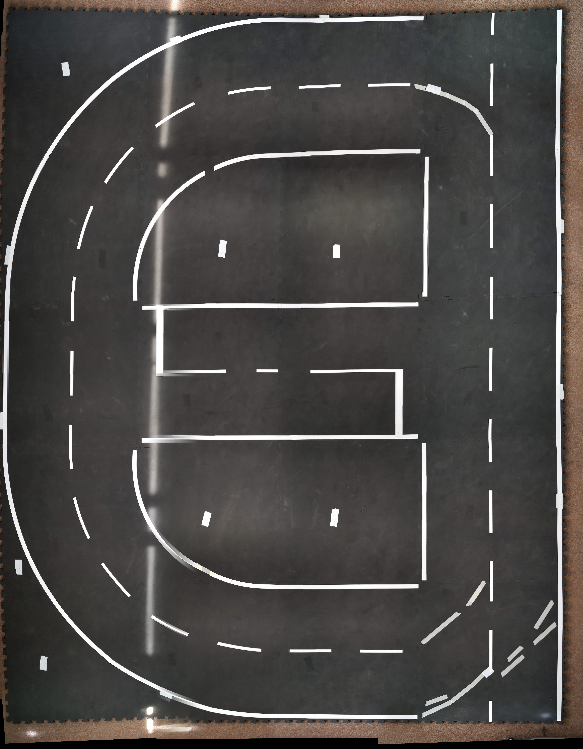
#> input picture data/scaledMap.png, 583 x 749 px, found by its file name
$ jupyter execute --allow-errors dynamic_track_detection.ipynb   (Python 2 division)   (older library calls are emulated)
#> lines starting #> are read from the running program, lines starting #| are printed output that depends on the picture; after the words box and inside, x2 and y2 are one past the last pixel; in counts of white or black regions, pixels touching at a corner belong together
[cell 1]
import cv2
import numpy as np

[cell 2]
parkourX0 = 0
parkourX1 = 0

parkourY0 = 0
parkourY1 = 0

[cell 3]
img = cv2.imread('/home/mohamed/star.jpg',0)
ret,thresh = cv2.threshold(img,127,255,0)
contours,hierarchy, rest = cv2.findContours(thresh, 1, 2)
#> contours = None; rest = None
#> (the rest of this cell did not finish here and is left out)

#> (a cell that did not finish here is left out)

[cell 5]
im = cv2.imread('/home/mohamed/star.jpg')
#> (the rest of this cell did not finish here and is left out)

[cell 6]
from __future__ import print_function
import cv2 as cv
import numpy as np
import argparse
import random as rng
rng.seed(12345)

input_src = "/home/mohamed/Downloads/scaledMap.png"
def thresh_callback(val):
    threshold = val

    canny_output = cv.Canny(src_gray, threshold, threshold * 2)
    print(canny_output)

    _, contours, _ = cv.findContours(canny_output, cv.RETR_TREE, cv.CHAIN_APPROX_SIMPLE)


    contours_poly = [None]*len(contours)
    boundRect = [None]*len(contours)
    centers = [None]*len(contours)
    radius = [None]*len(contours)
    for i, c in enumerate(contours):
        contours_poly[i] = cv.approxPolyDP(c, 3, True)
        boundRect[i] = cv.boundingRect(contours_poly[i])
        centers[i], radius[i] = cv.minEnclosingCircle(contours_poly[i])


    drawing = np.zeros((canny_output.shape[0], canny_output.shape[1], 3), dtype=np.uint8)


    for i in range(len(contours)):
        color = (rng.randint(0,256), rng.randint(0,256), rng.randint(0,256))
        cv.drawContours(drawing, contours_poly, i, color)
        cv.rectangle(drawing, (int(boundRect[i][0]), int(boundRect[i][1])), \
          (int(boundRect[i][0]+boundRect[i][2]), int(boundRect[i][1]+boundRect[i][3])), color, 2)
        cv.circle(drawing, (int(centers[i][0]), int(centers[i][1])), int(radius[i]), color, 2)


    cv.imshow('Contours', drawing)

src = cv.imread(input_src)
#> src is the input picture: shape (749, 583, 3); mean B, G, R 70.1, 72.2, 75.1
if src is None:
    print('Could not open or find the image:', input_src)
    exit(0)
# Convert image to gray and blur it
src_gray = cv.cvtColor(src, cv.COLOR_BGR2GRAY)
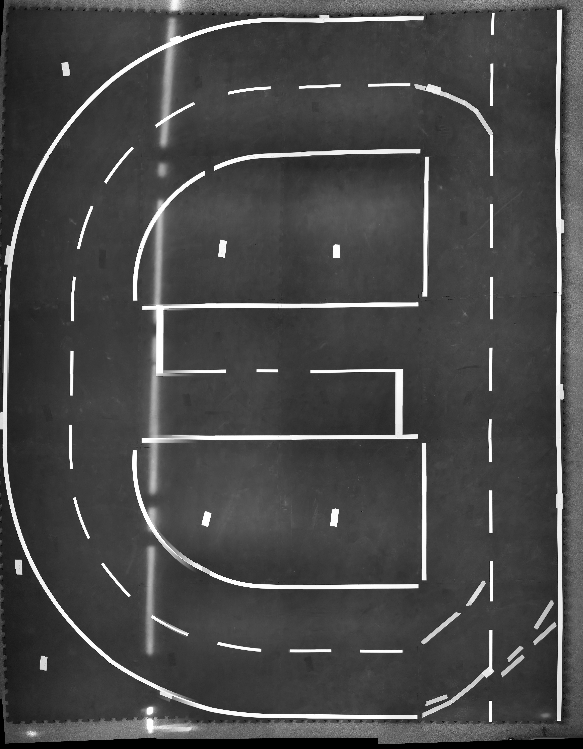
#> src_gray: shape (749, 583); min 0, max 255, mean 72.8
src_gray = cv.blur(src_gray, (3,3))
source_window = 'Source'
cv.namedWindow(source_window)
cv.imshow(source_window, src)
max_thresh = 255
thresh = 50 # initial threshold
cv.createTrackbar('Canny thresh:', source_window, thresh, max_thresh, thresh_callback)
thresh_callback(thresh)
#> in thresh_callback, `canny_output = cv.Canny(src_gray, threshold, threshold * 2)`:
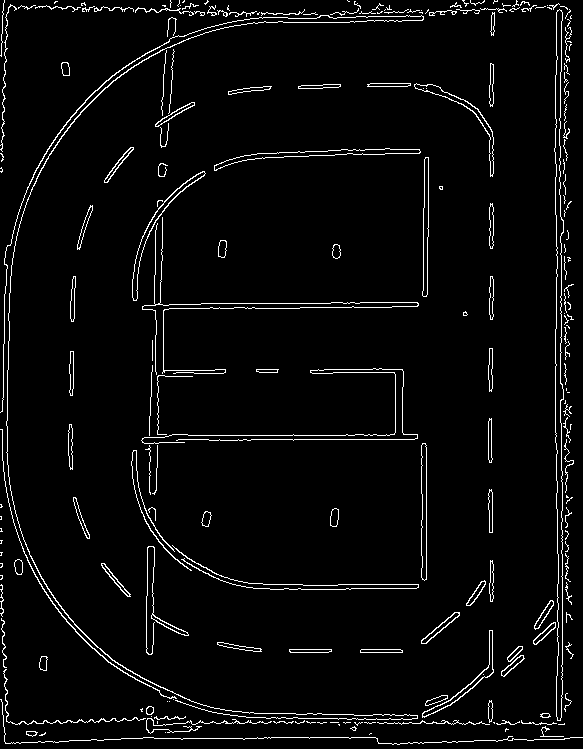
#> canny_output: shape (749, 583); 3.9% white in thin lines or dots
#> (printed output is left out)
#> in thresh_callback, `_, contours, _ = cv.findContours(canny_output, cv.RETR_TREE, cv.CHAIN_..`: contours = 278 contours, 170 with area under 20; largest, box (x1, y1, x2, y2) and area: (554, 9, 564, 721) 3498, (554, 9, 564, 721) 3488, (214, 148, 421, 171) 902, (214, 148, 421, 171) 896, (132, 171, 206, 301) 729
#> in thresh_callback, `contours_poly = [None]*len(contours)`: contours_poly = 278 items
#> the loop in thresh_callback, `for i, c in enumerate(contours):` made 278 passes
#> c on passes 1, 2, 10: [[370, 733], [369, 734], [370, 733], [371, 733]], [[165, 732]], [[338, 724], [339, 725], [339, 724]]
#> after the loop in thresh_callback, `for i, c in enumerate(contours):`: boundRect = 278 items, first 6: (371, 733, 1, 1), (165, 732, 1, 1), (39, 732, 7, 4), (26, 732, 12, 5), (26, 732, 11, 5), (505, 729, 4, 3); centers = 278 pairs, first value 0.5 to 570.5, second value 0 to 733.8; contours_poly = 278 contours, 207 with area under 20; largest, box (x1, y1, x2, y2) and area: (554, 9, 564, 721) 4084, (554, 9, 564, 721) 3911, (214, 148, 421, 171) 846, (214, 148, 421, 170) 834, (142, 217, 419, 375) 722; radius = 278 values, max 364.6 at index 209, min 0.0001 at index 0, mean 20.22
#> the loop in thresh_callback, `for i in range(len(contours)):` made 278 passes
#> color on passes 1 to 3: (213, 5, 152), (188, 99, 138), (223, 82, 191)
#> after the loop in thresh_callback, `for i in range(len(contours)):`:
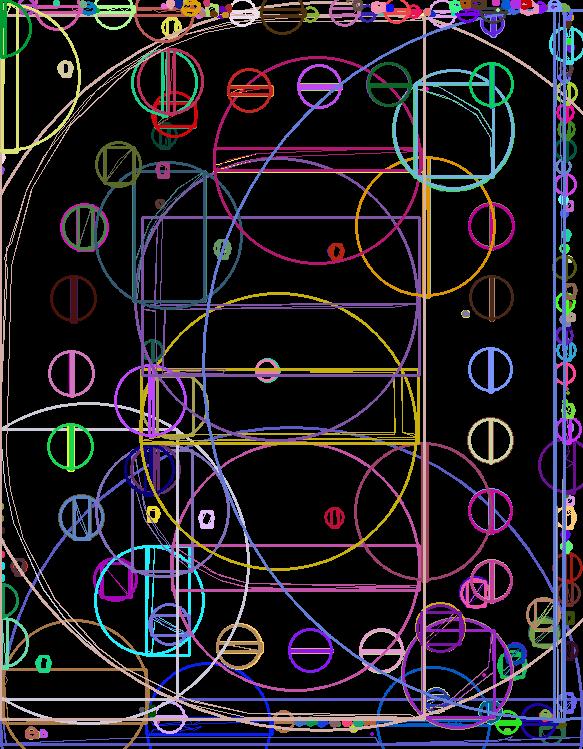
#> drawing: shape (749, 583, 3); mean of channels 0, 1, 2 37.5, 30.7, 36.2; drawn as B, G, R
cv.waitKey()
#> Out = 27

[cell 7]
img = cv2.imread('/home/mohamed/road_small')
#> (the rest of this cell did not finish here and is left out)

[cell 8]
import cv2
import numpy as np

image = cv2.imread("/home/mohamed/road_small")
#> (the rest of this cell did not finish here and is left out)

[cell 9]
import cv2
import numpy as np

filename = '/home/mohamed/road_small'
img = cv2.imread(filename)
#> (the rest of this cell did not finish here and is left out)

[cell 10]
import cv2
import numpy as np

image = cv2.imread("/home/mohamed/rollover_gold_00235.jpg")
#> (the rest of this cell did not finish here and is left out)

[cell 11]
from __future__ import division

height_tiles = 5
width_tiles = 4

import numpy as np
import cv2
img = cv2.imread('/home/mohamed/Downloads/scaledMap.png')
height, width, _ = img.shape
#> height = 749; width = 583

test_input = (533, 200)

test_output = (test_input[0] * height_tiles / height, test_input[1] * width_tiles / width)
#> test_output = (3.56, 1.37)
test_output
#> Out = (3.56, 1.37)

[cell 12]
img = cv2.imread('/home/mohamed/Downloads/scaledMap.png')
gray = cv2.cvtColor(img,cv2.COLOR_BGR2GRAY)
edges = cv2.Canny(gray,50,150,apertureSize = 3)
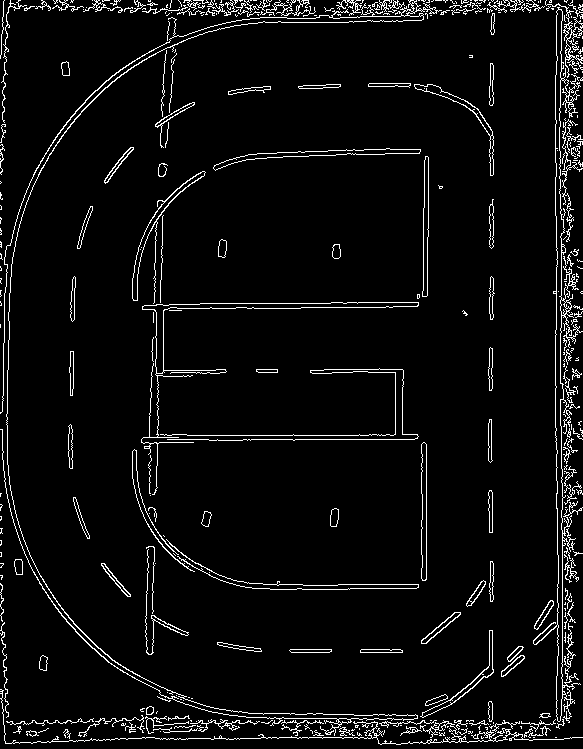
#> edges: shape (749, 583); 5% white in thin lines or dots

lines = cv2.HoughLines(edges,1,np.pi/180,200)
#> lines = 15 rows, first 8: [556, 0], [565, 0], [569, 0], [573, 0.0175], [562, 0], [-560, 3.12], [-553, 3.12], [-557, 3.12]
for rho,theta in lines[0]:
    a = np.cos(theta)
    b = np.sin(theta)
    x0 = a*rho
    y0 = b*rho
    x1 = int(x0 + 1000*(-b))
    y1 = int(y0 + 1000*(a))
    x2 = int(x0 - 1000*(-b))
    y2 = int(y0 - 1000*(a))

    cv2.line(img,(x1,y1),(x2,y2),(0,0,255),2)
#> this loop made 1 pass
#> (rho, theta, a, b, x0, y0, x1, y1) on pass 1: (556, 0, 1, 0, 556, 0, 556, 1000)
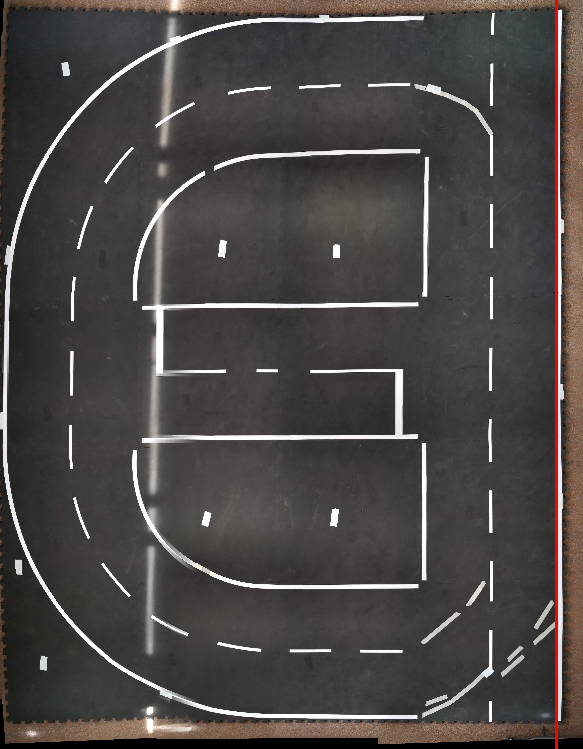
#> img: shape (749, 583, 3); 0.51% of pixels changed, all inside (x1, y1, x2, y2) = (555, 0, 558, 749)

cv2.imwrite('houghlines3.jpg',img)
#> Out = True
